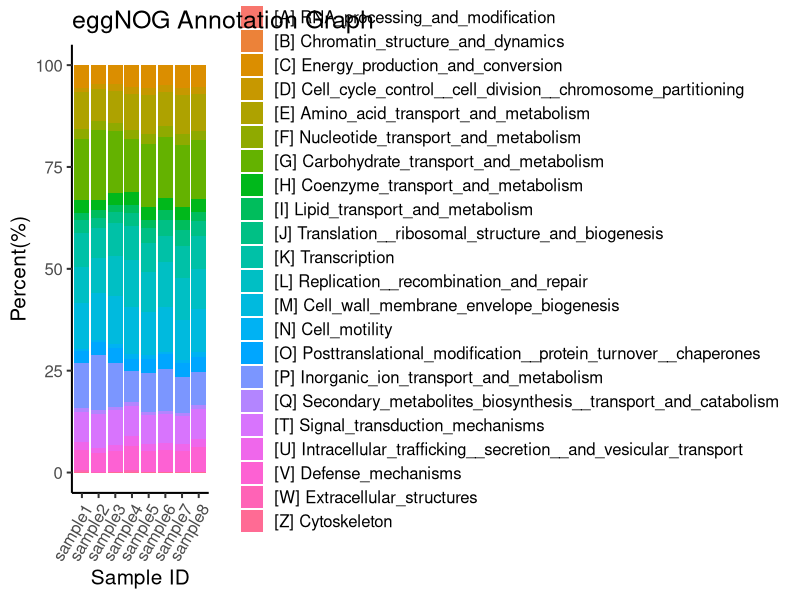

R code for this plot:
library(tidyverse)

data <- read_tsv("JPN.eggnog.related.abundance.txt")
data[2:ncol(data)] <- t(t(data[2:ncol(data)])/rowSums(t(data[2:ncol(data)])))

data <- data[1:9]
colnames(data)[2:9] <- paste0("sample", 1:8)

data$ID <- str_replace(data$ID,
                       "([A-Z])__",
                       "\\[\\1\\] ")
data$ID[which(data$ID == "Function_unknown")] <- c("[S] Function_unknown")

data2 <- data %>% 
  pivot_longer(
    starts_with("sample"), 
    names_to = "Sample",
    values_to = "abundance"
  )

p <- ggplot(data2, aes(Sample, abundance, group = ID)) +
  geom_bar(
    aes(fill = ID),
    stat = "identity",
    position = "stack"
  ) +
  labs(
    title = "eggNOG Annotation Graph",
    x = "Sample ID",
    y = "Percent(%)"
  ) +
  scale_y_continuous(
    breaks = c(0, 0.25, 0.5, 0.75, 1),
    labels = c(0, 25, 50, 75, 100)
  ) +
  # scale_fill_brewer(
  #   # type = "qual",
  #   palette = "OrRd"
  # ) +
  theme_classic(base_size = 15) +
  theme(
    axis.text.x.bottom = element_text(
      angle = 60,
      hjust = 1,
      vjust = 1
    ),
    legend.title = element_blank(),
    legend.text = element_text(size = 12)
  ) +
  guides(fill = guide_legend(ncol = 1, byrow = TRUE))
ggsave("eggNOG.png", p,
       width = 12, height = 10)
